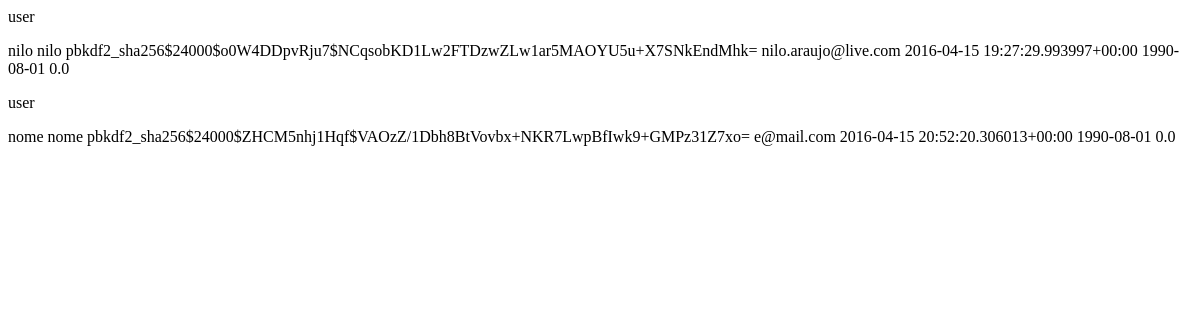
The app's page /list_all_users, older data.
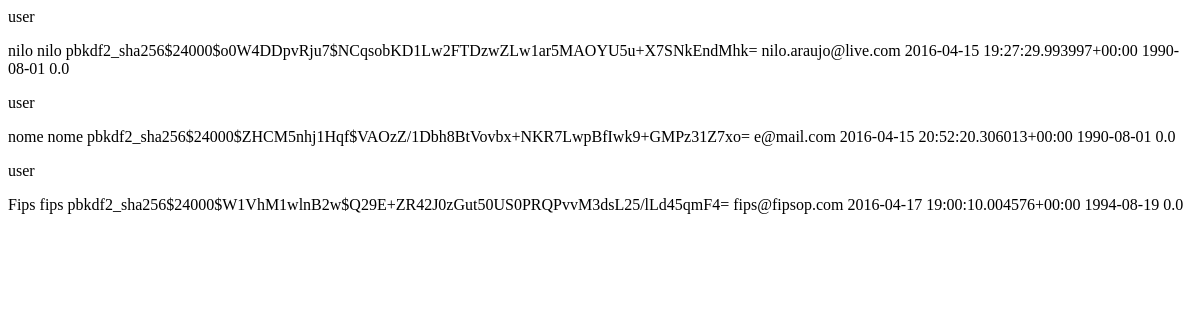
The same page, newer data.
### ubet/models.py (models this page shows)
class Ubet_user(models.Model):
	django_user = models.OneToOneField(User,
		on_delete = models.CASCADE)
	full_name = models.CharField(max_length=100)
	date_of_birth = models.DateField()
	creditos = models.FloatField(default=0)
	def __unicode__(self):
		return self.django_user.username+'\n'+ \
			self.django_user.first_name+'\n'+ \
			self.django_user.password+'\n'+\
			self.django_user.email+'\n'+\
			str(self.django_user.date_joined)+'\n'+\
			self.full_name+'\n'+\
			str(self.date_of_birth)+'\n'+\
			str(self.creditos)

### ubet/views.py (the view)
# urls.py: url(r'^list_all_users$',views.list_all_users,name='list_all_users'),
def list_all_users(request):
	return render(request,'ubet/list_all_users.html',{'li':Ubet_user.objects.all()})

### ubet/templates/ubet/list_all_users.html
<main>
	{%  for i in li%}
	<p> user </p>
	{{i}} <br>
	{%endfor%}
	<br>
</main>

Row changes from the older to the newer data that the page shows:
added Ubet_user: django_user+full_name+date_of_birth "Fips fips pbkdf2_sha256$24000$W1VhM1wlnB2w$Q29E+ZR42J0zGut50US0PRQPvvM3dsL25/lLd45qmF4= fips@fipsop.com 2016-04-17 19:00:10.004576+00:00 1994-08-19 0.0"
